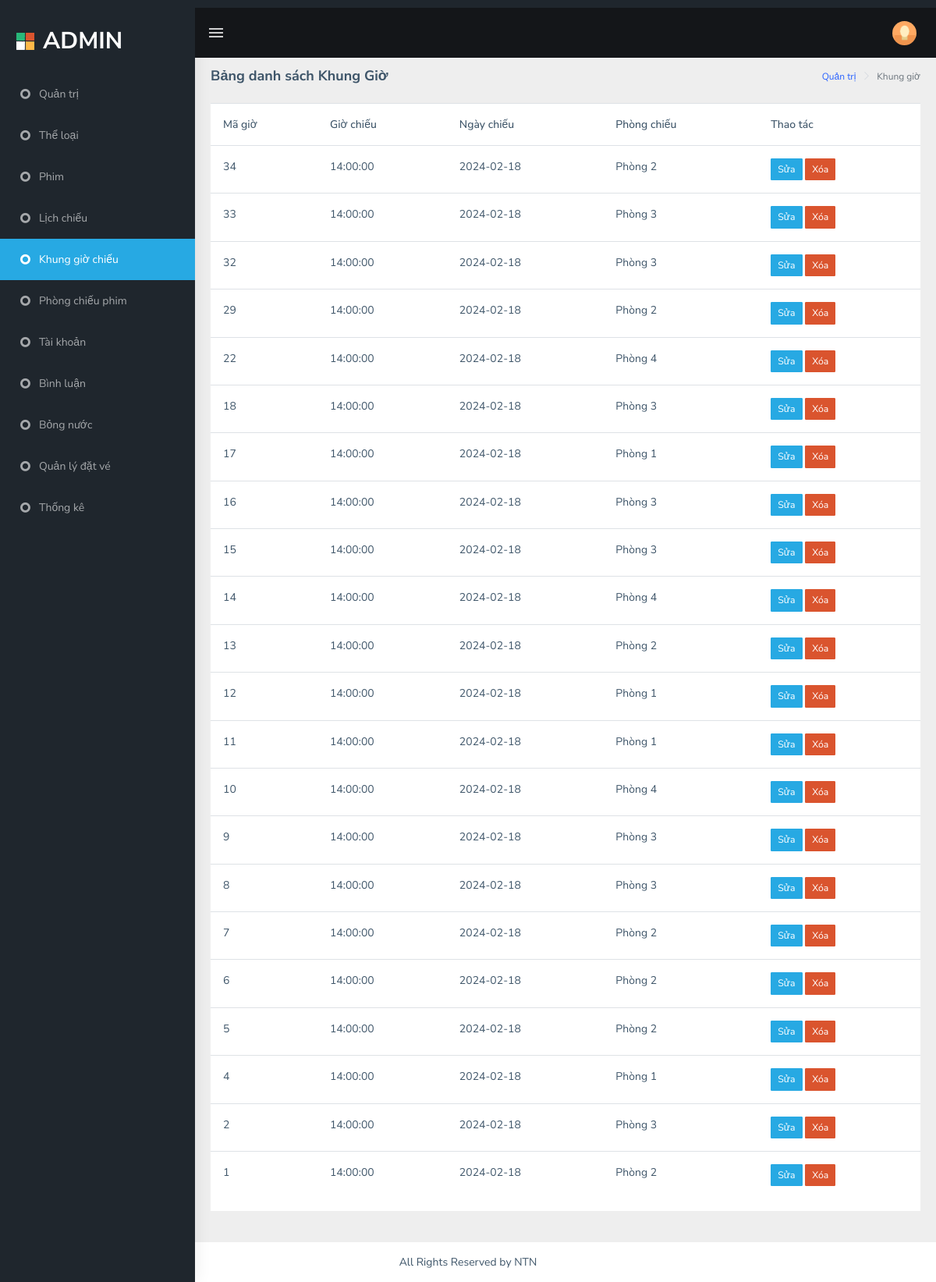
The page /admin/indexx.php?act=list_khunggio on the database its author committed.
### tables this page shows
CREATE TABLE `khung_gio_chieu` (
  `id` int NOT NULL,
  `gio_chieu` time NOT NULL,
  `id_lichchieu` int NOT NULL,
  `id_phong` int NOT NULL
);

CREATE TABLE `lich_chieu` (
  `id` int NOT NULL,
  `idphim` int NOT NULL,
  `ngay_chieu` date NOT NULL,
  `trang_thai` tinyint NOT NULL
);

CREATE TABLE `phong_chieu` (
  `id` int NOT NULL,
  `ten_phong` varchar(255) NOT NULL
);

### admin/models/pdo.php (called while the page is built, shortened)
<?php
function pdo_get_connection(){
    $dburl = "mysql:host=localhost;dbname=duan1;charset=utf8";
    $username = 'root';
    $password = '';
    $conn = new PDO($dburl, $username, $password);
    $conn->setAttribute(PDO::ATTR_ERRMODE, PDO::ERRMODE_EXCEPTION);
    return $conn;
}
function pdo_query($sql){
    $sql_args = array_slice(func_get_args(), 1);
    try{
        $conn = pdo_get_connection();
        $stmt = $conn->prepare($sql);
        $stmt->execute($sql_args);
        $rows = $stmt->fetchAll();
        return $rows;
    }
    catch(PDOException $e){
        throw $e;
    }
    finally{
        unset($conn);
    }
}

### admin/models/khunggiochieu.php (called while the page is built, shortened)
<?php
        function loadall_khunggio(){
            $sql="SELECT khung_gio_chieu.*,ngay_chieu,phong_chieu.ten_phong FROM khung_gio_chieu
             join lich_chieu on khung_gio_chieu.id_lichchieu=lich_chieu.id
             join phong_chieu on khung_gio_chieu.id_phong=phong_chieu.id
             order by id desc";
            $listkhunggio = pdo_query($sql);
            return $listkhunggio;
        }
?>

### admin/khung_gio_chieu/list.php (the view, shortened to what this page needs)
<div class="page-wrapper">
            <div class="page-breadcrumb">
                <div class="row">
                    <div class="col-12 d-flex no-block align-items-center">
                        <h4 class="page-title">Bảng danh sách Khung Giờ</h4>
                        <div class="ml-auto text-right">
                            <nav aria-label="breadcrumb">
                                <ol class="breadcrumb">
                                    <li class="breadcrumb-item"><a href="#">Quản trị</a></li>
                                    <li class="breadcrumb-item active" aria-current="page">Khung giờ</li>
                                </ol>
                            </nav>
                        </div>
                    </div>
                </div>
            </div>
            <div class="container-fluid">
                <div class="row">
                    <div class="col-12">
                        <div class="card">
                            <table class="table">
                            <tr>
                                <th>Mã giờ</th>
                                <th>Giờ chiếu</th>
                                <th>Ngày chiếu</th>
                                <th>Phòng chiếu</th>
                                <th>Thao tác</th>
                            </tr>
                            <?php
                                foreach($listkhunggio as $khunggio){
                                    extract($khunggio);
                                    $suakg="indexx.php?act=suakg&id=".$id;
                                    $xoakg="indexx.php?act=xoakg&id=".$id;
                                    echo '<tr>
                                        <td>'.$id.'</td>
                                        <td>'.$gio_chieu.'</td>
                                        <td>'.$ngay_chieu.'</td>
                                        <td>'.$ten_phong.'</td>
                                        <td><a href="'.$suakg.'"><input type="button" class="btn btn-cyan btn-sm" value="Sửa"></a>
                                        <a onclick="'."return confirm('Bạn có muốn xóa?')".'" href="'.$xoakg.'"><input type="button" value="Xóa" class="btn btn-danger btn-sm"></a></td>
                                        <td  style="display: none;">'.$id_lichchieu.'</td>
                                        <td style="display: none;">'.$id_phong.'</td>
                                    </tr>
                                    ';
                                }
                            ?>
                            </table>
                        </div>
                    </div>
                    </div>
                </div>
            </div>

### rows shown on the page
khung_gio_chieu: id "34", gio_chieu "14:00:00", lich_chieu.ngay_chieu "2024-02-18", phong_chieu.ten_phong "Phòng 2"
khung_gio_chieu: id "33", gio_chieu "14:00:00", lich_chieu.ngay_chieu "2024-02-18", phong_chieu.ten_phong "Phòng 3"
khung_gio_chieu: id "32", gio_chieu "14:00:00", lich_chieu.ngay_chieu "2024-02-18", phong_chieu.ten_phong "Phòng 3"
khung_gio_chieu: id "29", gio_chieu "14:00:00", lich_chieu.ngay_chieu "2024-02-18", phong_chieu.ten_phong "Phòng 2"
khung_gio_chieu: id "22", gio_chieu "14:00:00", lich_chieu.ngay_chieu "2024-02-18", phong_chieu.ten_phong "Phòng 4"
khung_gio_chieu: id "18", gio_chieu "14:00:00", lich_chieu.ngay_chieu "2024-02-18", phong_chieu.ten_phong "Phòng 3"
khung_gio_chieu: id "17", gio_chieu "14:00:00", lich_chieu.ngay_chieu "2024-02-18", phong_chieu.ten_phong "Phòng 1"
khung_gio_chieu: id "16", gio_chieu "14:00:00", lich_chieu.ngay_chieu "2024-02-18", phong_chieu.ten_phong "Phòng 3"
khung_gio_chieu: id "15", gio_chieu "14:00:00", lich_chieu.ngay_chieu "2024-02-18", phong_chieu.ten_phong "Phòng 3"
khung_gio_chieu: id "14", gio_chieu "14:00:00", lich_chieu.ngay_chieu "2024-02-18", phong_chieu.ten_phong "Phòng 4"
khung_gio_chieu: id "13", gio_chieu "14:00:00", lich_chieu.ngay_chieu "2024-02-18", phong_chieu.ten_phong "Phòng 2"
khung_gio_chieu: id "12", gio_chieu "14:00:00", lich_chieu.ngay_chieu "2024-02-18", phong_chieu.ten_phong "Phòng 1"
khung_gio_chieu: id "11", gio_chieu "14:00:00", lich_chieu.ngay_chieu "2024-02-18", phong_chieu.ten_phong "Phòng 1"
khung_gio_chieu: id "10", gio_chieu "14:00:00", lich_chieu.ngay_chieu "2024-02-18", phong_chieu.ten_phong "Phòng 4"
khung_gio_chieu: id "9", gio_chieu "14:00:00", lich_chieu.ngay_chieu "2024-02-18", phong_chieu.ten_phong "Phòng 3"
khung_gio_chieu: id "8", gio_chieu "14:00:00", lich_chieu.ngay_chieu "2024-02-18", phong_chieu.ten_phong "Phòng 3"
khung_gio_chieu: id "7", gio_chieu "14:00:00", lich_chieu.ngay_chieu "2024-02-18", phong_chieu.ten_phong "Phòng 2"
khung_gio_chieu: id "6", gio_chieu "14:00:00", lich_chieu.ngay_chieu "2024-02-18", phong_chieu.ten_phong "Phòng 2"
khung_gio_chieu: id "5", gio_chieu "14:00:00", lich_chieu.ngay_chieu "2024-02-18", phong_chieu.ten_phong "Phòng 2"
khung_gio_chieu: id "4", gio_chieu "14:00:00", lich_chieu.ngay_chieu "2024-02-18", phong_chieu.ten_phong "Phòng 1"
khung_gio_chieu: id "2", gio_chieu "14:00:00", lich_chieu.ngay_chieu "2024-02-18", phong_chieu.ten_phong "Phòng 3"
khung_gio_chieu: id "1", gio_chieu "14:00:00", lich_chieu.ngay_chieu "2024-02-18", phong_chieu.ten_phong "Phòng 2"
